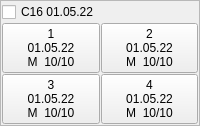
          <widget class="QFrame" name="frame_72">
           <property name="frameShape">
            <enum>QFrame::StyledPanel</enum>
           </property>
           <property name="frameShadow">
            <enum>QFrame::Raised</enum>
           </property>
           <layout class="QHBoxLayout" name="horizontalLayout_8">
            <property name="spacing">
             <number>1</number>
            </property>
            <property name="leftMargin">
             <number>1</number>
            </property>
            <property name="topMargin">
             <number>1</number>
            </property>
            <property name="rightMargin">
             <number>1</number>
            </property>
            <property name="bottomMargin">
             <number>1</number>
            </property>
            <item>
             <layout class="QGridLayout" name="gridLayout_72">
              <property name="leftMargin">
               <number>0</number>
              </property>
              <item row="1" column="1">
               <widget class="QPushButton" name="pushButton_288">
                <property name="text">
                 <string>2
01.05.22
M  10/10</string>
                </property>
               </widget>
              </item>
              <item row="0" column="0" colspan="2">
               <widget class="QCheckBox" name="A1_72">
                <property name="text">
                 <string>C16 01.05.22</string>
                </property>
               </widget>
              </item>
              <item row="1" column="0">
               <widget class="QPushButton" name="pushButton_290">
                <property name="text">
                 <string>1
01.05.22
M  10/10</string>
                </property>
               </widget>
              </item>
              <item row="2" column="1">
               <widget class="QPushButton" name="pushButton_289">
                <property name="text">
                 <string>4
01.05.22
M  10/10</string>
                </property>
               </widget>
              </item>
              <item row="2" column="0">
               <widget class="QPushButton" name="pushButton_291">
                <property name="text">
                 <string>3
01.05.22
M  10/10</string>
                </property>
               </widget>
              </item>
             </layout>
            </item>
           </layout>
          </widget>
